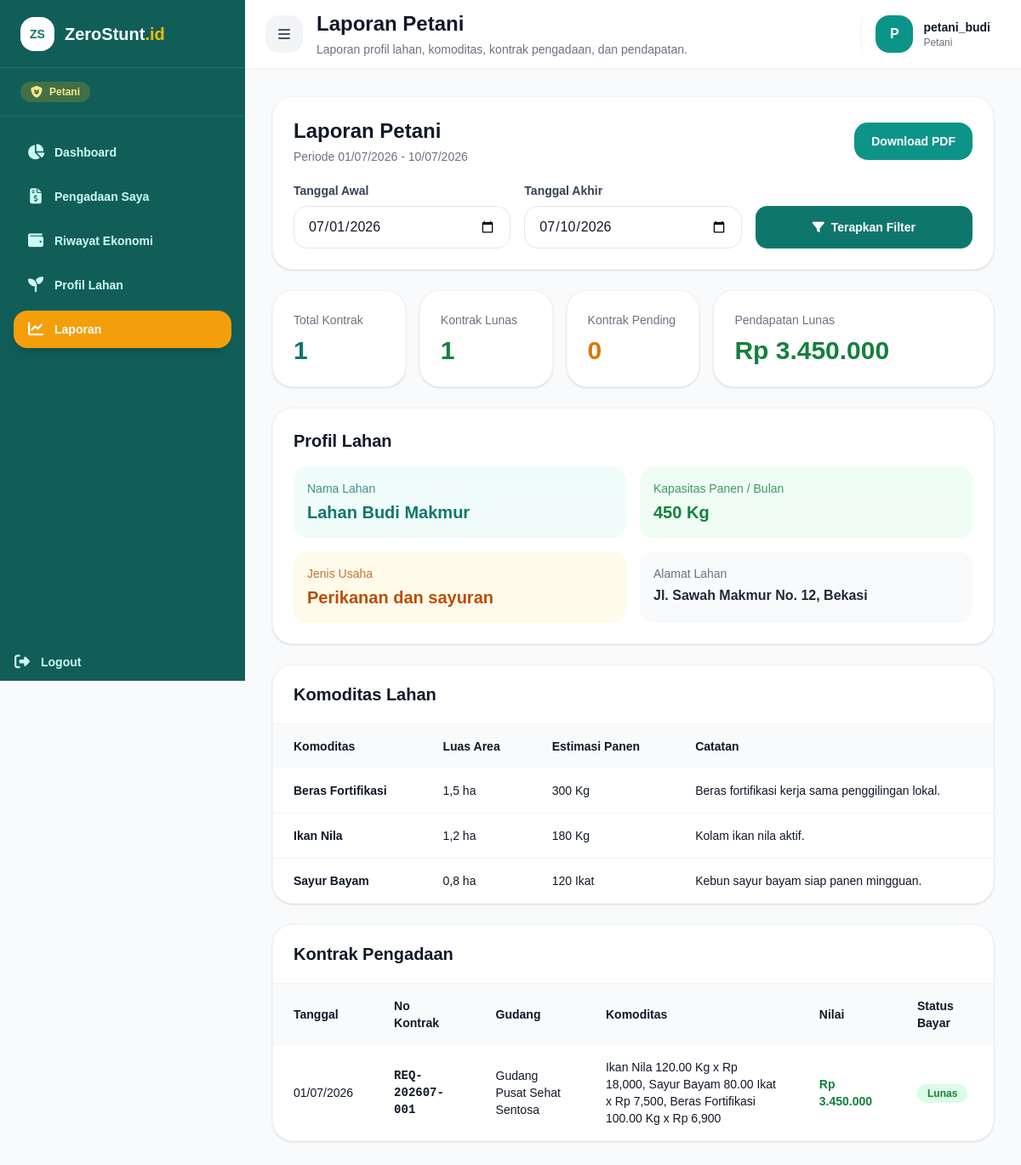
The app's page /laporan (signed in) with its own data.
### tables this page shows
CREATE TABLE `petani_lokal` (
  `id_petani` int NOT NULL,
  `id_user` int DEFAULT NULL,
  `nama_lahan` varchar(100) NOT NULL,
  `alamat_lahan` text,
  `luas_lahan` decimal(10,2) DEFAULT NULL,
  `satuan_luas` enum('m2','ha') NOT NULL DEFAULT 'ha',
  `jenis_usaha` varchar(100) DEFAULT NULL,
  `status_lahan` enum('Aktif','Nonaktif') NOT NULL DEFAULT 'Aktif',
  `no_rekening` varchar(30) DEFAULT NULL,
  `kapasitas_panen_bulan` decimal(10,2) DEFAULT NULL,
  `deskripsi_lahan` text,
  `tgl_created` timestamp NULL DEFAULT CURRENT_TIMESTAMP,
  `tgl_updated` timestamp NULL DEFAULT CURRENT_TIMESTAMP ON UPDATE CURRENT_TIMESTAMP,
  `deleted_at` datetime DEFAULT NULL
);

CREATE TABLE `petani_lahan_komoditas` (
  `id_petani_komoditas` int NOT NULL,
  `id_petani` int NOT NULL,
  `id_komoditas` int NOT NULL,
  `luas_area` decimal(10,2) DEFAULT NULL,
  `satuan_luas` enum('m2','ha') NOT NULL DEFAULT 'ha',
  `estimasi_panen` decimal(12,2) NOT NULL DEFAULT '0.00',
  `catatan` text,
  `tgl_created` timestamp NULL DEFAULT CURRENT_TIMESTAMP,
  `tgl_updated` timestamp NULL DEFAULT CURRENT_TIMESTAMP ON UPDATE CURRENT_TIMESTAMP,
  `deleted_at` datetime DEFAULT NULL
);

CREATE TABLE `komoditas_pangan` (
  `id_komoditas` int NOT NULL,
  `nama_komoditas` varchar(100) NOT NULL,
  `kategori_gizi` varchar(50) DEFAULT NULL,
  `id_satuan` int NOT NULL,
  `deskripsi` text,
  `tgl_created` timestamp NULL DEFAULT CURRENT_TIMESTAMP,
  `is_deleted` tinyint(1) NOT NULL DEFAULT '0'
);

CREATE TABLE `t_pengadaan` (
  `id_pengadaan` int NOT NULL,
  `id_petani` int DEFAULT NULL,
  `id_gudang` int NOT NULL,
  `no_kontrak` varchar(30) NOT NULL,
  `tgl_pengadaan` date NOT NULL,
  `total_bayar` decimal(12,2) NOT NULL DEFAULT '0.00',
  `status_bayar` enum('Pending','Lunas') NOT NULL DEFAULT 'Pending',
  `status_kontrak` enum('Mencari Petani','Disetujui','Dibatalkan') NOT NULL DEFAULT 'Mencari Petani',
  `keterangan` text,
  `tgl_created` timestamp NULL DEFAULT CURRENT_TIMESTAMP,
  `tgl_updated` timestamp NULL DEFAULT CURRENT_TIMESTAMP ON UPDATE CURRENT_TIMESTAMP
);

CREATE TABLE `gudang` (
  `id_gudang` int NOT NULL,
  `nama_gudang` varchar(100) NOT NULL,
  `lokasi_gudang` text,
  `jenis_gudang` enum('Pusat','Posyandu') NOT NULL,
  `alamat_lengkap` text,
  `nama_pengelola` varchar(100) DEFAULT NULL,
  `tgl_created` timestamp NULL DEFAULT CURRENT_TIMESTAMP,
  `is_deleted` tinyint(1) NOT NULL DEFAULT '0'
);

### views/laporan/petani.php (the view, shortened to what the rows shown need)
<?php
$data = $data ?? [];
$petani = $data['petani_info'] ?? [];
$komoditasLahan = $data['komoditas_lahan'] ?? [];
$pengadaan = $data['pengadaan'] ?? [];
$formatAngka = function ($value) {
    $value = (float) $value;
    if (floor($value) == $value) {
        return number_format($value, 0, ',', '.');
    }
    return number_format($value, 1, ',', '.');
};
$formatRupiah = function ($value) {
    return 'Rp ' . number_format((float) $value, 0, ',', '.');
};
$getBadgeStatus = function ($status) {
    $status = strtolower(trim($status ?? ''));
    if (str_contains($status, 'lunas') || str_contains($status, 'disetujui')) {
        return 'bg-green-100 text-green-700';
    }
    if (str_contains($status, 'pending') || str_contains($status, 'diproses')) {
        return 'bg-amber-100 text-amber-700';
    }
    return 'bg-gray-100 text-gray-700';
};
?>
<div class="space-y-6">
    <div class="rounded-3xl bg-white border border-gray-100 shadow-sm p-6">
        <div class="flex flex-col gap-4 lg:flex-row lg:items-center lg:justify-between">
            <div>
                <h1 class="text-2xl font-extrabold text-gray-900">
                    Laporan Petani
                </h1>
            </div>
        </div>
    </div>
    <div class="rounded-3xl bg-white border border-gray-100 shadow-sm p-6">
        <h2 class="text-xl font-extrabold text-gray-900 mb-4">
            Profil Lahan
        </h2>
        <?php if (empty($petani)): ?>
            <p class="text-gray-500">Profil petani belum tersedia.</p>
        <?php else: ?>
            <div class="grid gap-4 md:grid-cols-2">
                <div class="rounded-2xl bg-teal-50 p-4">
                    <p class="text-sm text-teal-700/80">Nama Lahan</p>
                    <p class="text-xl font-extrabold text-teal-700 mt-1">
                        <?= htmlspecialchars($petani['nama_lahan'] ?? '-'); ?>
                    </p>
                </div>
                <div class="rounded-2xl bg-green-50 p-4">
                    <p class="text-sm text-green-700/80">Kapasitas Panen / Bulan</p>
                    <p class="text-xl font-extrabold text-green-700 mt-1">
                        <?= $formatAngka($petani['kapasitas_panen_bulan'] ?? 0); ?> Kg
                    </p>
                </div>
                <div class="rounded-2xl bg-amber-50 p-4">
                    <p class="text-sm text-amber-700/80">Jenis Usaha</p>
                    <p class="text-xl font-extrabold text-amber-700 mt-1">
                        <?= htmlspecialchars($petani['jenis_usaha'] ?? '-'); ?>
                    </p>
                </div>
                <div class="rounded-2xl bg-gray-50 p-4">
                    <p class="text-sm text-gray-500">Alamat Lahan</p>
                    <p class="font-bold text-gray-800 mt-1">
                        <?= htmlspecialchars($petani['alamat_lahan'] ?? '-'); ?>
                    </p>
                </div>
            </div>
        <?php endif; ?>
    </div>
    <div class="rounded-3xl bg-white border border-gray-100 shadow-sm overflow-hidden">
        <div class="px-6 py-5 border-b border-gray-100">
            <h2 class="text-xl font-extrabold text-gray-900">Komoditas Lahan</h2>
        </div>
        <div class="overflow-x-auto">
            <table class="w-full text-sm">
                <thead class="bg-gray-50">
                    <tr>
                        <th class="text-left px-6 py-4">Komoditas</th>
                        <th class="text-left px-6 py-4">Luas Area</th>
                        <th class="text-left px-6 py-4">Estimasi Panen</th>
                        <th class="text-left px-6 py-4">Catatan</th>
                    </tr>
                </thead>
                <tbody class="divide-y divide-gray-100">
                    <?php foreach ($komoditasLahan as $row): ?>
                        <tr>
                            <td class="px-6 py-4 font-bold text-gray-900"><?= htmlspecialchars($row['nama_komoditas'] ?? '-'); ?></td>
                            <td class="px-6 py-4"><?= $formatAngka($row['luas_area'] ?? 0); ?> <?= htmlspecialchars($petani['satuan_luas'] ?? 'ha'); ?></td>
                            <td class="px-6 py-4"><?= $formatAngka($row['estimasi_panen'] ?? 0); ?> <?= htmlspecialchars($row['satuan'] ?? '-'); ?></td>
                            <td class="px-6 py-4"><?= htmlspecialchars($row['catatan'] ?? '-'); ?></td>
                        </tr>
                    <?php endforeach; ?>
                </tbody>
            </table>
        </div>
    </div>
    <div class="rounded-3xl bg-white border border-gray-100 shadow-sm overflow-hidden">
        <div class="px-6 py-5 border-b border-gray-100">
            <h2 class="text-xl font-extrabold text-gray-900">Kontrak Pengadaan</h2>
        </div>
        <div class="overflow-x-auto">
            <table class="w-full text-sm">
                <thead class="bg-gray-50">
                    <tr>
                        <th class="text-left px-6 py-4">Tanggal</th>
                        <th class="text-left px-6 py-4">No Kontrak</th>
                        <th class="text-left px-6 py-4">Gudang</th>
                        <th class="text-left px-6 py-4">Komoditas</th>
                        <th class="text-left px-6 py-4">Nilai</th>
                        <th class="text-left px-6 py-4">Status Bayar</th>
                    </tr>
                </thead>
                <tbody class="divide-y divide-gray-100">
                    <?php foreach ($pengadaan as $row): ?>
                        <tr>
                            <td class="px-6 py-4">
                                <?= !empty($row['tgl_pengadaan']) ? date('d/m/Y', strtotime($row['tgl_pengadaan'])) : '-'; ?>
                            </td>
                            <td class="px-6 py-4 font-mono font-bold"><?= htmlspecialchars($row['no_kontrak'] ?? '-'); ?></td>
                            <td class="px-6 py-4"><?= htmlspecialchars($row['nama_gudang'] ?? '-'); ?></td>
                            <td class="px-6 py-4"><?= htmlspecialchars($row['detail_komoditas'] ?? '-'); ?></td>
                            <td class="px-6 py-4 font-bold text-green-700"><?= $formatRupiah($row['total_nilai'] ?? 0); ?></td>
                            <td class="px-6 py-4">
                                <span class="px-3 py-1 text-xs font-bold rounded-full <?= $getBadgeStatus($row['status_bayar'] ?? '-'); ?>">
                                    <?= htmlspecialchars($row['status_bayar'] ?? '-'); ?>
                                </span>
                            </td>
                        </tr>
                    <?php endforeach; ?>
                </tbody>
            </table>
        </div>
    </div>
</div>
<?php
require '../views/layouts/dashboard.php';
?>

### records on screen
petani_lokal: nama_lahan "Lahan Budi Makmur", kapasitas_panen_bulan "450", jenis_usaha "Perikanan dan sayuran", alamat_lahan "Jl. Sawah Makmur No. 12, Bekasi"
petani_lahan_komoditas: id_komoditas.nama_komoditas "Beras Fortifikasi", luas_area "1,5", id_petani.satuan_luas "ha", estimasi_panen "300", satuan "Kg", catatan "Beras fortifikasi kerja sama penggilingan lokal."
petani_lahan_komoditas: id_komoditas.nama_komoditas "Ikan Nila", luas_area "1,2", id_petani.satuan_luas "ha", estimasi_panen "180", satuan "Kg", catatan "Kolam ikan nila aktif."
petani_lahan_komoditas: id_komoditas.nama_komoditas "Sayur Bayam", luas_area "0,8", id_petani.satuan_luas "ha", estimasi_panen "120", satuan "Ikat", catatan "Kebun sayur bayam siap panen mingguan."
t_pengadaan: tgl_pengadaan "01/07/2026", no_kontrak "REQ-202607-001", id_gudang.nama_gudang "Gudang Pusat Sehat Sentosa", detail_komoditas "Ikan Nila 120.00 Kg x Rp 18,000, Sayur Bayam 80.00 Ikat x Rp 7,500, Beras Fortifikasi 100.00 Kg x Rp 6,900", total_nilai "Rp 3.450.000", status_bayar "Lunas"

### other values on screen
$role "Petani"
$menu['label'] "Dashboard"
$menu['label'] "Pengadaan Saya"
$menu['label'] "Riwayat Ekonomi"
$menu['label'] "Profil Lahan"
$menu['label'] "Laporan"
$pageTitle "Laporan Petani"
$pageSubtitle "Laporan profil lahan, komoditas, kontrak pengadaan, dan pendapatan."
$initial "P"
$username "petani_budi"
$summary['total_kontrak'] "1"
$summary['total_lunas'] "1"
$summary['total_pending'] "0"
$formatRupiah($summary['pendapatan_lunas'] ?? 0) "Rp 3.450.000"
